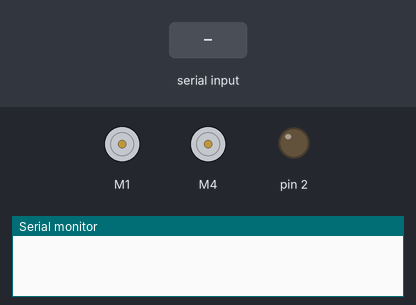
Bench run of a sketch on a simulated Arduino Uno, built with avr-gcc and run on an emulated ATmega328P. On the bench: 2 × DC motor (green arrow = forward, orange = backward, longer = faster), output pins drawn as LEDs (lit = HIGH), the last lines printed to the serial monitor. Dashed ring = blinking. Inputs (shaded band) come from the test bench.

Above: at 1.2 s.
1.3 s: "M\n" received over the second serial link
At 1.9 s:
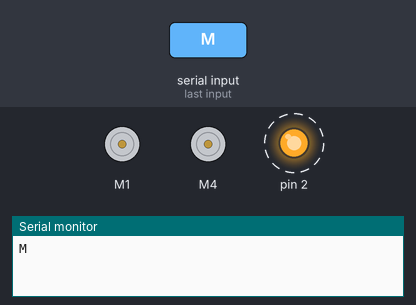
4.3 s: "F\n" received over the second serial link
At 4.75 s:
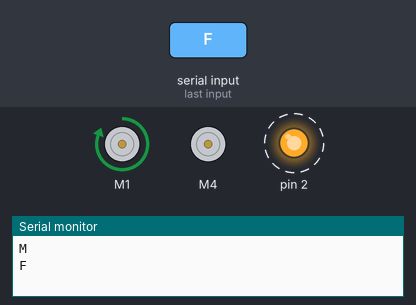
7.3 s: "G\n" received over the second serial link
At 7.75 s:
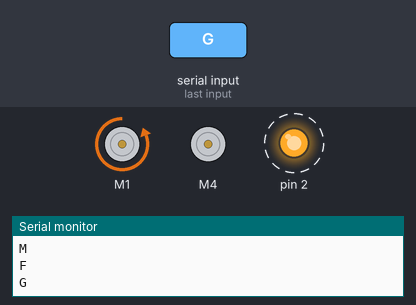
10.3 s: "R\n" received over the second serial link
At 10.9 s:
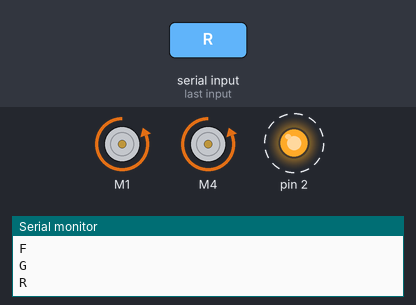
13.3 s: "L\n" received over the second serial link
At 13.75 s:
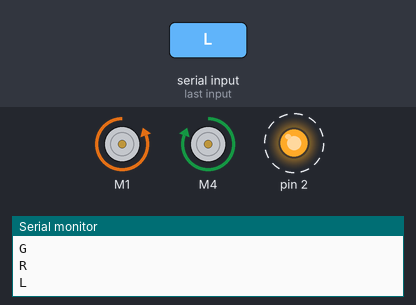
16.3 s: "J90\n" received over the second serial link
At 16.75 s:
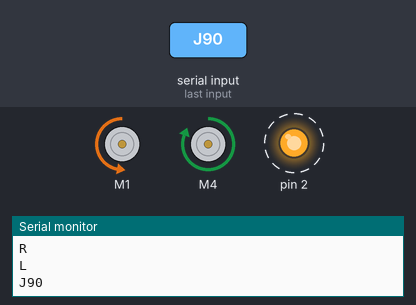
Timing chart, 0 to 20.3 s (numbered marks = the images above; inputs shaded):
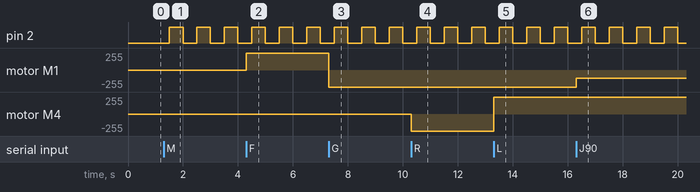

Measured:
- after the input at 1.3 s, pin 2: alternates HIGH for 0.50 s and LOW for 0.50 s, starting after 0.20 s
- after the input at 4.3 s, motor M1: stopped → forward 255/255 at once
- after the input at 7.3 s, motor M1: forward 255/255 → backward 255/255 at once
- after the input at 10.3 s, motor M4: stopped → backward 255/255 at once
- after the input at 13.3 s, motor M4: backward 255/255 → forward 255/255 at once
- after the input at 16.3 s, motor M1: backward 255/255 → backward 127/255 at once

The sketch:

spherical_robot.ino
```cpp
#include <SoftwareSerial.h>
#include <AFMotor.h>

SoftwareSerial bluetooth(9, 10);
AF_DCMotor main_motor(1);
AF_DCMotor rw_motor(4);

String data_recv= "";
bool press[] = {0,0};
bool play = 0;

void setup() {
  pinMode(2, OUTPUT);
  main_motor.setSpeed(255);
  rw_motor.setSpeed(255);

  Serial.begin(9600);
  bluetooth.begin(9600);
}

void updateSerial() {
  if (bluetooth.available()) {
    data_recv = "";
    for (int c = bluetooth.read(); c!='\n' && c!='.'; c = bluetooth.read())
      if (c != -1) data_recv += char(c);
    Serial.println(data_recv);
  }
  // if (Serial.available()) {
  //   data_recv = "";
  //   for (int c = Serial.read(); c!='\n' && c!='.'; c = Serial.read())
  //     if (c != -1) data_recv += char(c);
  //   Serial.println(data_recv);
  // }
}
int getSpeed(String s) {
  int value = 0;
  for (int i = 1; i<s.length(); i++)
    value = value*10+s[i]-48;
  return value*255.0/180;
}
void forward() {
  main_motor.run(FORWARD);
}
void backward() {
  main_motor.run(BACKWARD);
}
void left() {
  rw_motor.run(FORWARD);
}
void right() {
  rw_motor.run(BACKWARD);
}
void stop() {
  main_motor.run(RELEASE);
  rw_motor.run(RELEASE);
}
// int melody[] = {1, 0, 1};
void music() {
  // int n = sizeof(melody)/sizeof(int);
  // tone(2, melody[millis()/500%n]);
  digitalWrite(2, millis()/500%2);
}
void input_manager() {
  if (data_recv == "") return;
  if (data_recv.length() == 1) {
    if (data_recv == "S") stop();
    else if (data_recv == "F") forward();
    else if (data_recv == "G") backward();
    else if (data_recv == "R") right();
    else if (data_recv == "L") left();
    else if (data_recv == "M") play = 1;
    else if (data_recv == "m") digitalWrite(2,0), play = 0;
    else if (data_recv == "X") {
      press[0] = !press[0];
      if (press[0]) digitalWrite(2,1);
      else digitalWrite(2,0);
    }
    // else if (data_recv == "Y") {
    //   press[1] = !press[1];
    //   if (press[1]) tone(2,80);
    //   else noTone(2);
    // }
  }
  else if (data_recv[0] == 'J' || data_recv[0] == 'K') {
    if ((data_recv[0] == 'J')) main_motor.setSpeed(getSpeed(data_recv));
    else if (data_recv[0] == 'K') rw_motor.setSpeed(getSpeed(data_recv));
  }
  data_recv = "";
}

void loop() {
  updateSerial();
  input_manager();
  if (play) music();
}
```
